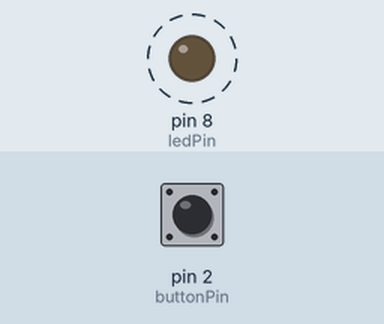
Recording of a sketch running on a simulated Arduino Uno, built with avr-gcc and run on an emulated ATmega328P. Shown: output pins drawn as LEDs (lit = HIGH). Dashed ring = blinking. The inputs (shaded band) are chosen by the test bench; at power-on: pin 2 (buttonPin) LOW. What the sketch prints to the serial monitor is not drawn.

Above: at 3.8 s.
3.9 s: pin 2 (buttonPin) pulled HIGH for 1.3 s
Timing chart, 0 to 13.4 s (numbered marks = the images above; inputs shaded):
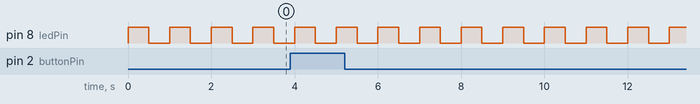

The sketch:

day32_blink_delay.ino
```cpp
// 32日目 改造の「比べ用」：delay() で点滅しながら、ボタンも見る
// 29日目の点滅（delay(500) ×2）に、ボタンの確認を足したもの。LED はピン8（32日目の回路）
// 結果：ボタンをすばやく10回押しても、pressed は1回しか出なかった（見のがす）

const int ledPin = 8;
const int buttonPin = 2;
int lastButtonState = LOW;   // 前回のボタンの状態

void setup() {
  pinMode(ledPin, OUTPUT);
  pinMode(buttonPin, INPUT);
  Serial.begin(9600);
}

void loop() {
  digitalWrite(ledPin, HIGH);
  delay(500);                  // ここで0.5秒、何も見ない
  digitalWrite(ledPin, LOW);
  delay(500);                  // ここでも0.5秒、何も見ない

  int buttonState = digitalRead(buttonPin);          // ボタンを見るのは、1周（約1秒）に1回だけ
  if (buttonState == HIGH && lastButtonState == LOW) {   // 押した瞬間だけ
    Serial.println("pressed");
  }
  lastButtonState = buttonState;
}
```

Measured:
- by itself, pin 8 (ledPin): alternates HIGH for 0.50 s and LOW for 0.50 s
